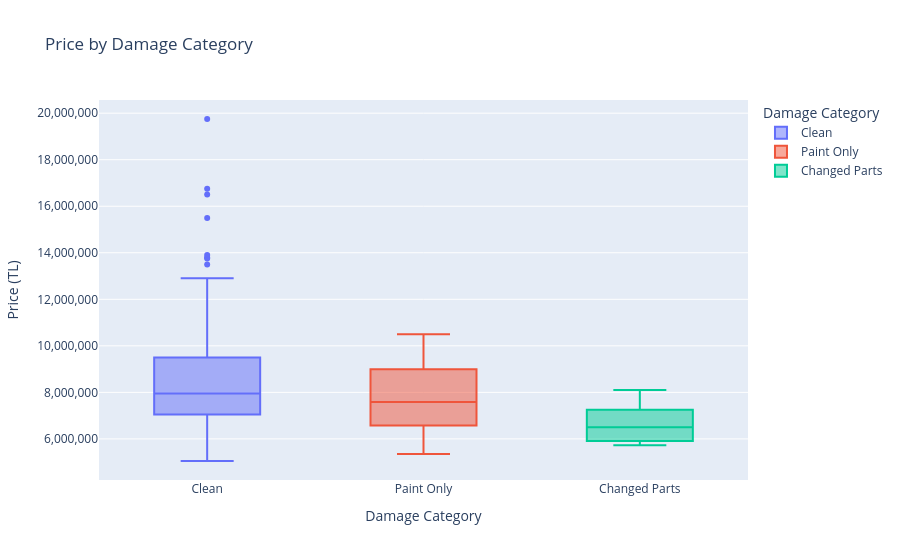

Here is the notebook cell this chart was saved with:
### Code cell
# Price impact of damage
df["has_damage"] = (df["damage_painted_count"].fillna(0) + df["damage_changed_count"].fillna(0)) > 0
df["damage_category"] = df.apply(
    lambda r: "Changed Parts" if (r.get("damage_changed_count") or 0) > 0
    else "Paint Only" if (r.get("damage_painted_count") or 0) + (r.get("damage_local_painted_count") or 0) > 0
    else "Clean",
    axis=1
)

fig = px.box(
    df, x="damage_category", y="price", color="damage_category",
    title="Price by Damage Category",
    labels={"price": "Price (TL)", "damage_category": "Damage Category"},
    category_orders={"damage_category": ["Clean", "Paint Only", "Changed Parts"]}
)
fig.update_layout(yaxis_tickformat=",.0f")
fig.show()

### Figure 1 — Plotly figure (JSON) as saved in the notebook; plotly's stock layout.template omitted (floating-point values rounded to 4 significant figures; data arrays with more than 128 entries replaced by an {"elided": "..."} marker saying what was removed)
{"data": [{"alignmentgroup": "True", "hovertemplate": "Damage Category=%{x}<br>Price (TL)=%{y}<extra></extra>", "legendgroup": "Clean", "marker": {"color": "#636efa"}, "name": "Clean", "notched": false, "offsetgroup": "Clean", "orientation": "v", "showlegend": true, "type": "box", "x": {"elided": "222 str values"}, "x0": " ", "xaxis": "x", "y": {"elided": "222 int values"}, "y0": " ", "yaxis": "y"}, {"alignmentgroup": "True", "hovertemplate": "Damage Category=%{x}<br>Price (TL)=%{y}<extra></extra>", "legendgroup": "Paint Only", "marker": {"color": "#EF553B"}, "name": "Paint Only", "notched": false, "offsetgroup": "Paint Only", "orientation": "v", "showlegend": true, "type": "box", "x": ["Paint Only", "Paint Only", "Paint Only", "Paint Only", "Paint Only", "Paint Only", "Paint Only", "Paint Only", "Paint Only", "Paint Only", "Paint Only", "Paint Only", "Paint Only", "Paint Only", "Paint Only", "Paint Only", "Paint Only", "Paint Only"], "x0": " ", "xaxis": "x", "y": [7690000, 8999000, 6575000, 7490000, 5490000, 8250000, 7100000, 10500000, 8900000, 8999000, 7000000, 5350000, 9150000, 6950000, 6100000, 5700000, 9100000, 8600000], "y0": " ", "yaxis": "y"}, {"alignmentgroup": "True", "hovertemplate": "Damage Category=%{x}<br>Price (TL)=%{y}<extra></extra>", "legendgroup": "Changed Parts", "marker": {"color": "#00cc96"}, "name": "Changed Parts", "notched": false, "offsetgroup": "Changed Parts", "orientation": "v", "showlegend": true, "type": "box", "x": ["Changed Parts", "Changed Parts", "Changed Parts", "Changed Parts", "Changed Parts", "Changed Parts", "Changed Parts", "Changed Parts", "Changed Parts", "Changed Parts", "Changed Parts", "Changed Parts", "Changed Parts"], "x0": " ", "xaxis": "x", "y": [6850000, 6850000, 6450000, 7250000, 6500000, 5875000, 8100000, 5850000, 5925000, 6250000, 5729750, 7500000, 7250000], "y0": " ", "yaxis": "y"}], "layout": {"boxmode": "overlay", "legend": {"title": {"text": "Damage Category"}, "tracegroupgap": 0}, "title": {"text": "Price by Damage Category"}, "xaxis": {"anchor": "y", "categoryarray": ["Clean", "Paint Only", "Changed Parts"], "categoryorder": "array", "domain": [0, 1], "title": {"text": "Damage Category"}}, "yaxis": {"anchor": "x", "domain": [0, 1], "tickformat": ",.0f", "title": {"text": "Price (TL)"}}}}
